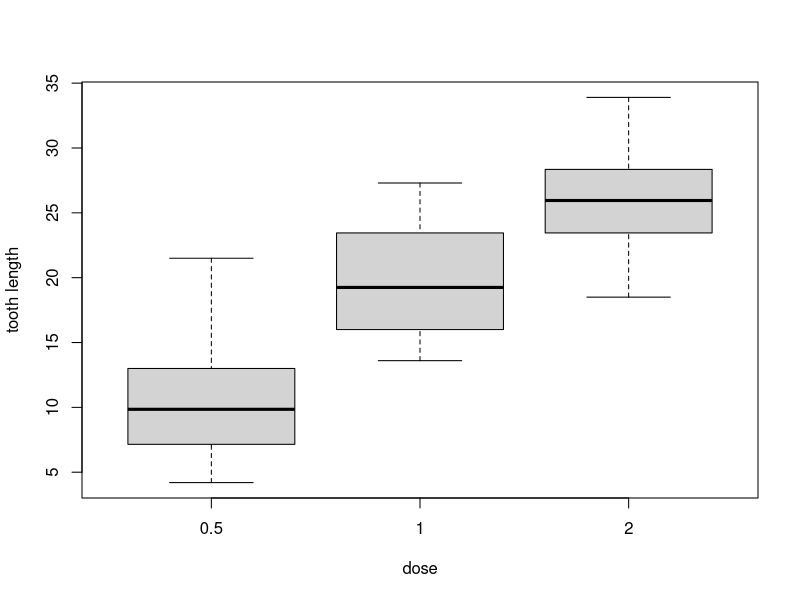
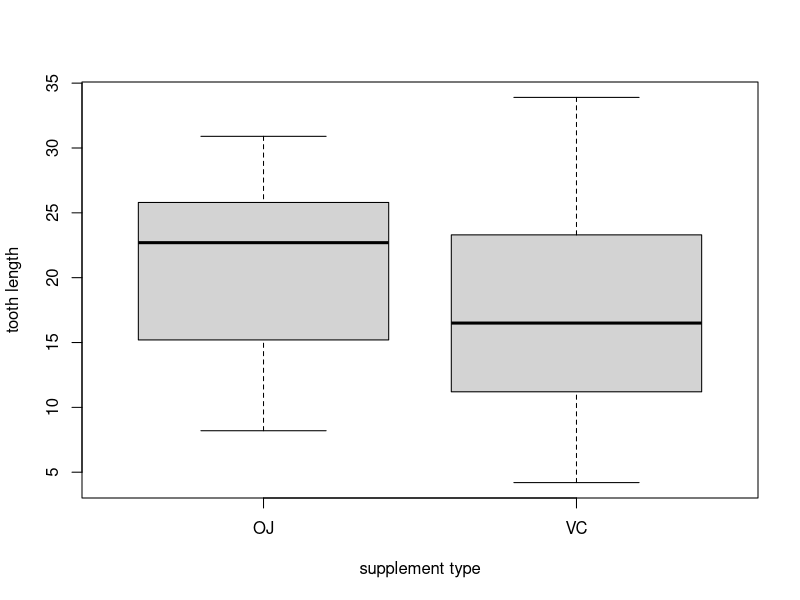
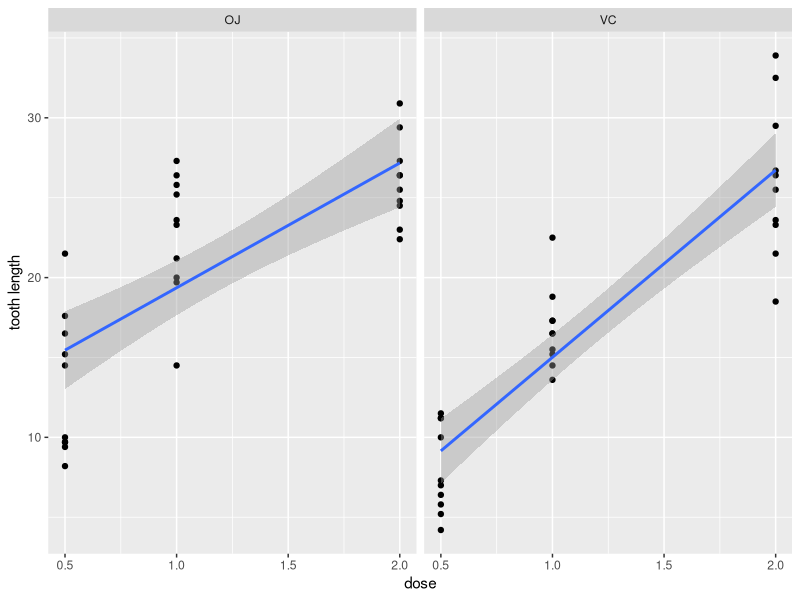

Source code (R) for these figures, in order:
## ---- chunk 1
library(datasets)
library(ggplot2)
## ---- chunk 2
boxplot(len ~ dose, data=ToothGrowth, xlab="dose", ylab="tooth length")
## ---- chunk 3
boxplot(len ~ supp, data=ToothGrowth, xlab="supplement type", ylab="tooth length")
## ---- chunk 4
qplot(dose, len, data=ToothGrowth, xlab="dose", ylab="tooth length", facets = . ~ supp) + geom_smooth(method="lm")
## ---- chunk 5
tapply(ToothGrowth$len, list(supp=ToothGrowth$supp, dose=ToothGrowth$dose), mean)
## ---- chunk 6
len_OJ <- subset(ToothGrowth, supp=="OJ", len)
len_VC <- subset(ToothGrowth, supp=="VC", len)
t.test(len_VC, len_OJ, paired = FALSE, var.equal = FALSE)$conf
## ---- chunk 7
len_dose05 <- subset(ToothGrowth, dose==.5, len)
len_dose1 <- subset(ToothGrowth, dose==1, len)
len_dose2 <- subset(ToothGrowth, dose==2, len)
t.test(len_dose1, len_dose05, paired = FALSE, var.equal = FALSE)$conf
t.test(len_dose2, len_dose05, paired = FALSE, var.equal = FALSE)$conf
t.test(len_dose2, len_dose1, paired = FALSE, var.equal = FALSE)$conf
